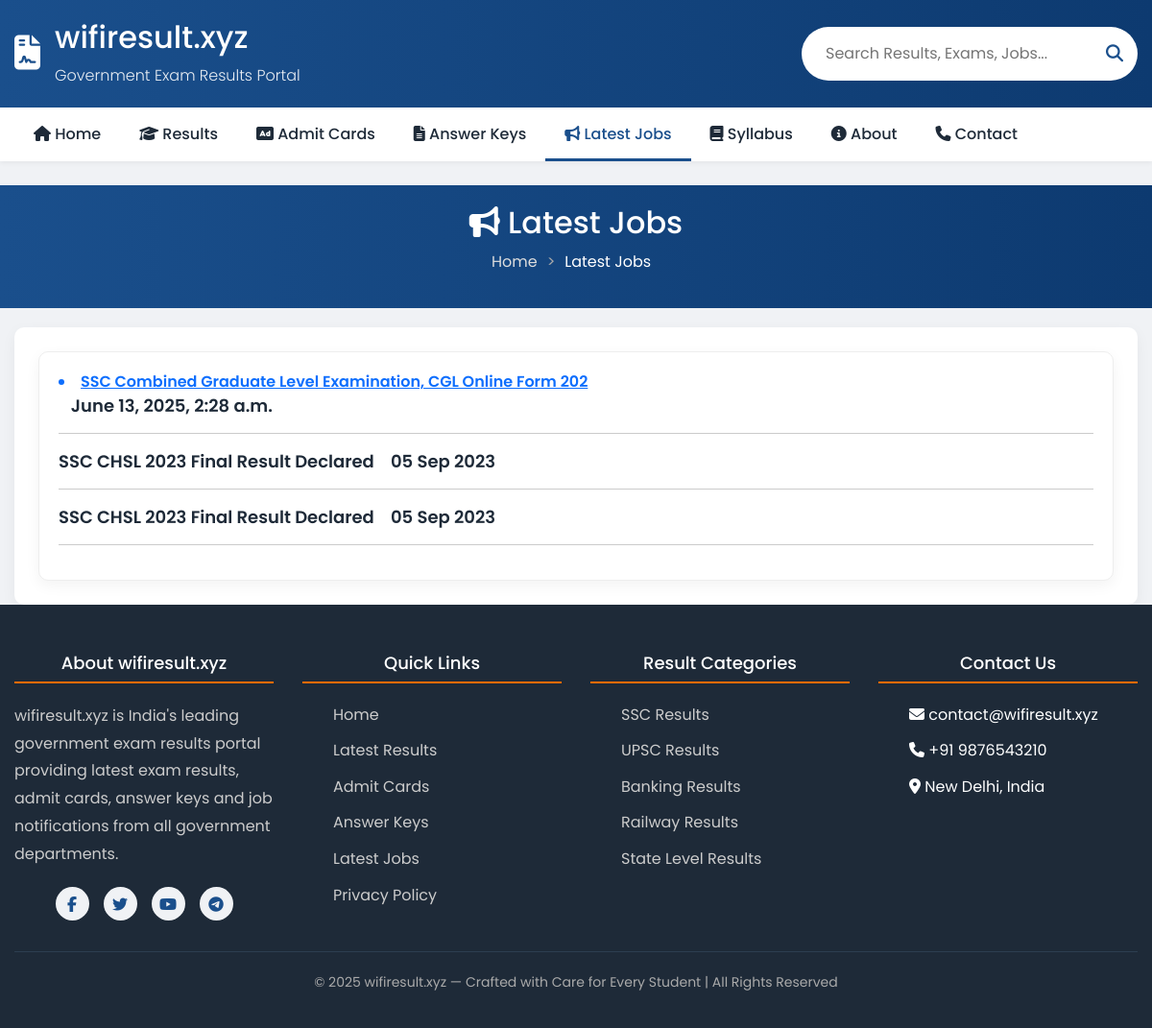
Screenshot of /jobs/ with the database file from the repository.
### wifiapp1/models.py (models this page shows, shortened)
class Job(models.Model):
    title = models.CharField(max_length=100, blank=True, null=True)
    meta_description = models.TextField(max_length=300, blank=True, null=True)
    meta_keywords = models.TextField(max_length=300,blank=True, null=True)
    schema = models.TextField(blank=True, null=True)
    og_image = models.ImageField(upload_to='og_images/', blank=True, null=True, help_text="Open Graph image for social sharing")
    og_image_alt = models.CharField(max_length=255,blank=True,null=True,help_text="Alternate text for OG Image (used in og:image:alt)")
    updated_at = models.DateTimeField(auto_now=True)  # automatic on update
    apply_date = models.CharField(max_length=100,blank=True, null=True)
    vacancy_title = models.TextField(max_length=250, blank=True, null=True)
    vacancy_name = RichTextField(blank=True, null=True)
    online_application_date= models.CharField(max_length=100,blank=True, null=True)
    online_last_date = models.CharField(max_length=100,blank=True, null=True)
    receipt_of_application = models.CharField(max_length=100,blank=True, null=True)
    last_date_fee = models.CharField(max_length=100,blank=True, null=True)
    correction_date = models.CharField(max_length=100,blank=True, null=True)
    exam_date = models.CharField(max_length=100,blank=True, null=True)
    admit_card_available = models.CharField(max_length=100,blank=True, null=True)
    answerkey_available_date = models.CharField(max_length=100,blank=True, null=True)
    result_available = models.CharField(max_length=100,blank=True, null=True)
    final_result_available = models.CharField(max_length=100,blank=True, null=True)
    applecation_fee= RichTextField(blank=True, null=True)
    vacancy_details = RichTextField()
    eligibility_criteria=RichTextField(blank=True, null=True)
    selection_process= RichTextField()
    important_information= RichTextField()
    how_to_apply= RichTextField()
    apply_online_link=models.URLField(blank=True, null=True)
    admitcard_link=models.URLField(blank=True, null=True)
    answerkeyI_link=models.URLField(blank=True, null=True)
    answerkeyII_link=models.URLField(blank=True, null=True)
    result_link=models.URLField(blank=True, null=True)
    resultI_link=models.URLField(blank=True, null=True)
    resultII_link=models.URLField(blank=True, null=True)
    result_final_link=models.URLField(blank=True, null=True)
    notification_link=models.URLField(blank=True, null=True)
    officialwebsite_link=models.URLField(blank=True, null=True)
    slug=models.SlugField(unique=True, blank=True)
    active = models.BooleanField(default=True)

### wifiapp1/views.py (the view)
# urls.py: path('jobs/', views.jobs, name='jobs'),
def jobs(request):
    jobs=Job.objects.all()
    return render(request, 'mainfile/jobs.html', {'jobs': jobs})

### templates/mainfile/jobs.html (shortened to what this page needs)
{% extends "basefile/base.html" %}
{% load static %}
{% block seo %}
    <link rel="stylesheet" href="https://cdnjs.cloudflare.com/ajax/libs/font-awesome/6.4.0/css/all.min.css">
    <link rel="stylesheet" href="{% static 'css/base.css' %}">
{% endblock seo %}
{% block body %}
    <section class="page-header">
        <div class="container">
            <h1 style="font-size:2rem;"><i class="fas fa-bullhorn"></i> Latest Jobs</h1>
            <ul class="breadcrumb">
                <li><a href="/">Home</a></li>
                <li>Latest Jobs</li>
            </ul>
        </div>
    </section>
    <main class="container">
        <div class="results-layout">
            <section class="results-section">
                    <div class="result-card">
                        <div class="result-content">
                            {% for job in jobs %}
                            <h3 class="result-title"> <a href="{{job.slug}}"> <li class="fs-6">  {{ job.title }}</li>
                             </a>   &nbsp;&nbsp;  <span class="result-date">{{job.updated_at}}</span></h3><hr>
{% endfor %}
                             <h3 class="result-title">SSC CHSL 2023 Final Result Declared   &nbsp;&nbsp;  <span class="result-date">05 Sep 2023</span></h3><hr>
                              <h3 class="result-title">SSC CHSL 2023 Final Result Declared   &nbsp;&nbsp;  <span class="result-date">05 Sep 2023</span></h3><hr>
                        </div>
            </section>
        </div>
    </main>
{% endblock body %}

### static/css/base.css (style rules this page uses)
:root { --primary: #1a4f8c; --secondary: #ff6b00; --accent: #00a651; --light: #f5f8fa; --dark: #1e2a38; --danger: #e74c3c; --success: #2ecc71; --warning: #f39c12; }
* { margin: 0; padding: 0; box-sizing: border-box; font-family: 'Poppins', sans-serif; }
body { background-color: #f0f2f5; color: #333; line-height: 1.6; }
.container { width: 100%; max-width: 1200px; margin: 0 auto; padding: 0 15px; }

### templates/mainfile/jobs.html (style rules this page uses)
:root { --primary: #1a4f8c; --secondary: #ff6b00; --accent: #00a651; --light: #f5f8fa; --dark: #1e2a38; --danger: #e74c3c; --success: #2ecc71; --warning: #f39c12; }
* { margin: 0; padding: 0; box-sizing: border-box; font-family: 'Poppins', sans-serif; }
body { background-color: #f0f2f5; color: #333; line-height: 1.6; }
.container { width: 100%; max-width: 1200px; margin: 0 auto; padding: 0 15px; }
.page-header { background: linear-gradient(to right, var(--primary), #0d3a70); color: white; padding: 20px 0; margin-bottom: 20px; text-align: center; }
.breadcrumb { display: flex; justify-content: center; list-style: none; }
.breadcrumb li { margin: 0 5px; }
.breadcrumb li a { color: #ddd; text-decoration: none; }
.breadcrumb li::after { content: '>'; margin-left: 10px; color: #aaa; }
.breadcrumb li:last-child::after { content: ''; }
.results-section { background: white; border-radius: 10px; padding: 25px; box-shadow: 0 5px 15px rgba(0,0,0,0.05); }
.result-card { background: white; border-radius: 10px; overflow: hidden; box-shadow: 0 5px 15px rgba(0,0,0,0.05); transition: all 0.3s; border: 1px solid #eee; }
.result-content { padding: 20px; }
.result-title { font-size: 18px; font-weight: 600; color: var(--dark); margin-bottom: 15px; line-height: 1.4; }

### rows the page displays
Job: title "SSC Combined Graduate Level Examination, CGL Online Form 202", updated_at "June 13, 2025, 2:28 a.m."
